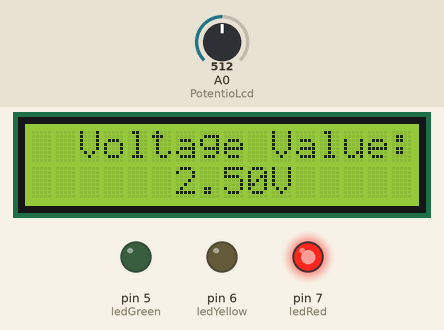
Recording of a sketch running on a simulated Arduino Uno, built with avr-gcc and run on an emulated ATmega328P. Parts: 16×2 character LCD, output pins drawn as LEDs (lit = HIGH). Inputs (shaded band) come from the test bench; at power-on: A0 (PotentioLcd) = 512.

Above: at 1.2 s.
1.3 s: A0 (PotentioLcd) set to 674
At 2.6 s:
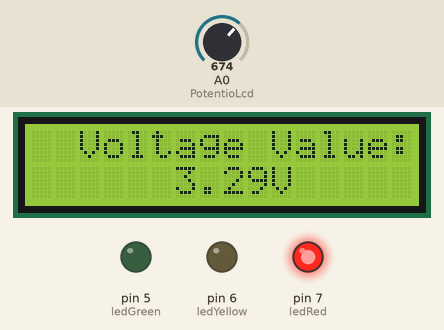
2.9 s: A0 (PotentioLcd) set to 696
At 3.9 s:
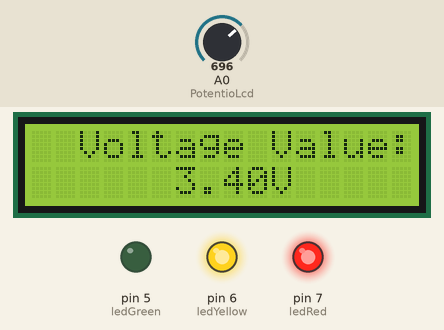
4.4 s: A0 (PotentioLcd) set to 1012
At 5.2 s:
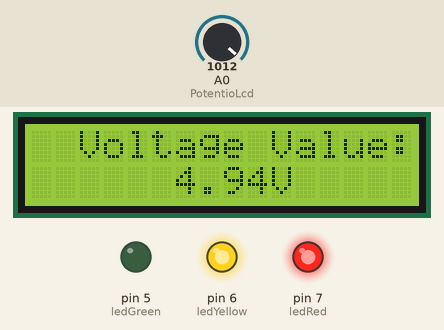
5.9 s: A0 (PotentioLcd) set to 1020
At 6.5 s:
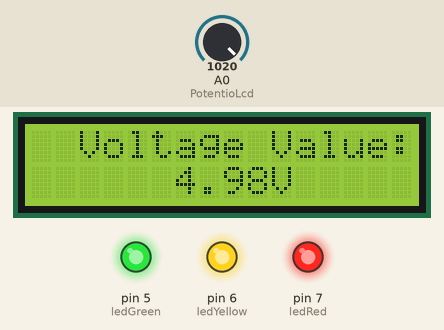
7.5 s: A0 (PotentioLcd) set to 306
At 7.9 s:
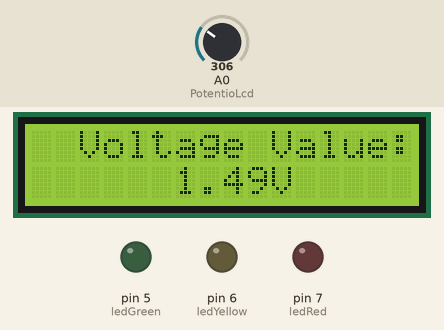
9.0 s: A0 (PotentioLcd) set to 333
At 10.2 s:
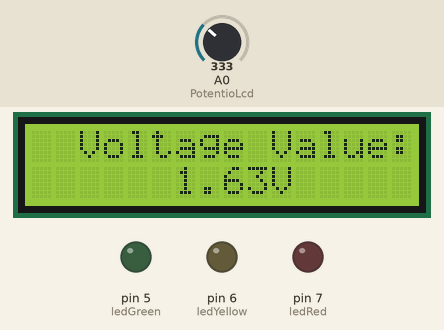
10.5 s: A0 (PotentioLcd) set to 353
Timing chart, 0 to 13.1 s (numbered marks = the images above; inputs shaded):
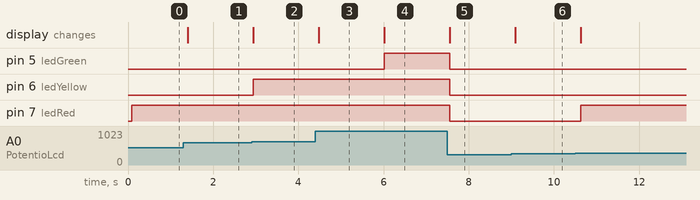

The sketch:

ACT14.ino
```cpp
#include <Wire.h>
#include<LiquidCrystal_I2C.h>

LiquidCrystal_I2C lcd(0x27,16,2);
float val = 0;

const int ledRed = 7;
const int ledYellow = 6;
const int ledGreen = 5;

void setup() {

  pinMode(ledGreen, OUTPUT);
  pinMode(ledYellow, OUTPUT);
  pinMode(ledRed, OUTPUT);

  lcd.init();
  lcd.backlight();
}

void loop() {
  PotentioLcd();
}

void PotentioLcd()
{
  val = analogRead(A0);
  val = val/1024*5.0;

  lcd.setCursor(6,1);


  lcd.print(val);
  lcd.print("V");
  lcd.setCursor(2,0);
  lcd.print("Voltage Value:");

  if(val >= 1.67)
    digitalWrite(ledRed, HIGH);
  else
    digitalWrite(ledRed, LOW);

  if(val >= 3.33)
    digitalWrite(ledYellow, HIGH);
  else
    digitalWrite(ledYellow, LOW);

  if(val >= 4.98)
    digitalWrite(ledGreen, HIGH);
  else
    digitalWrite(ledGreen, LOW);

  delay(200);
}
```

Measured:
- the behaviour switches between 681 and 682 on A0 (PotentioLcd) (found by bisection; images 1 and 2)
- the behaviour switches between 1019 and 1020 on A0 (PotentioLcd) (found by bisection; images 3 and 4)
- after the input at 1.3 s, the display: changes after 0.10 s (image 1)
- after the input at 2.9 s, pin 6 (ledYellow): LOW → HIGH at once; the display: changes at once (image 2)
- after the input at 4.4 s, the display: changes after 0.08 s (image 3)
- after the input at 5.9 s, pin 5 (ledGreen): LOW → HIGH after 0.11 s; the display: changes after 0.11 s (image 4)
- after the input at 7.5 s, pin 5 (ledGreen), pin 6 (ledYellow), pin 7 (ledRed): HIGH → LOW after 0.05 s; the display: changes after 0.05 s (image 5)
- after the input at 9.0 s, the display: changes after 0.09 s (image 6)
- after the input at 10.5 s, pin 7 (ledRed): LOW → HIGH after 0.12 s
